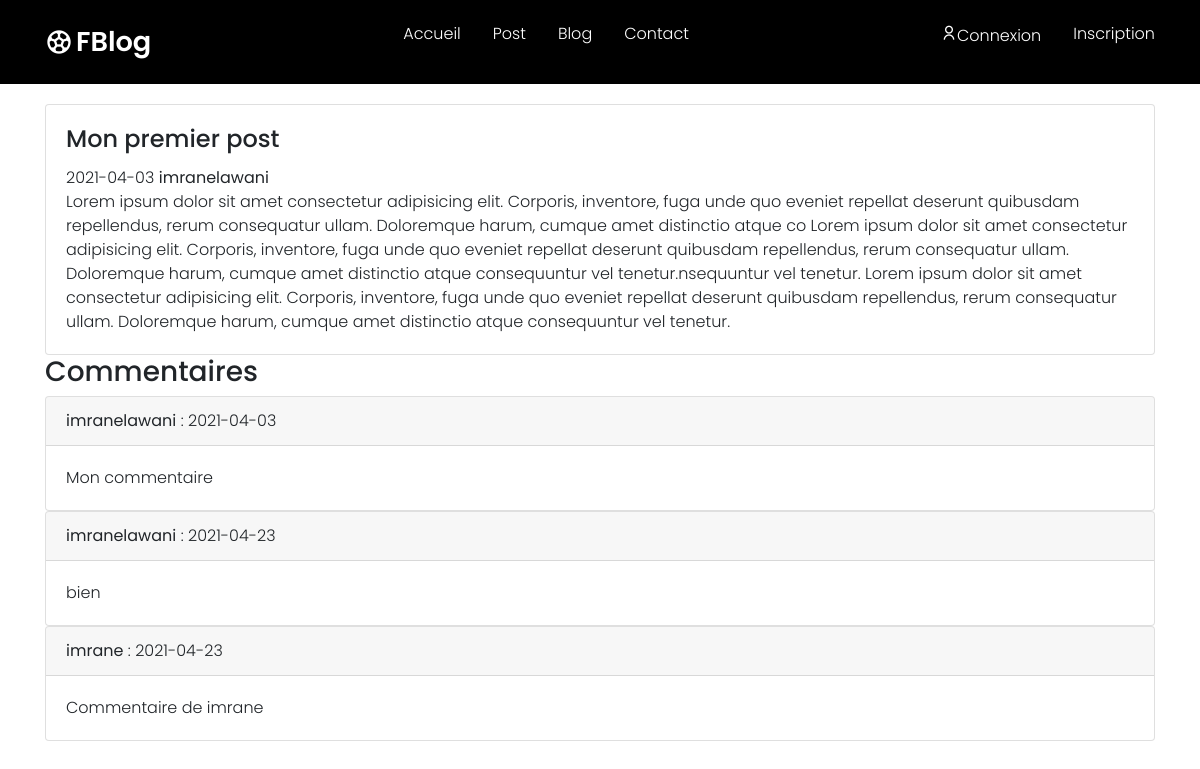
Page /views/post.php?idpost=1 on the committed database.
### tables this page shows
CREATE TABLE `posts` (
  `id` int(11) NOT NULL,
  `title` varchar(250) NOT NULL,
  `content` text NOT NULL,
  `user_id` int(11) NOT NULL,
  `post_date` date NOT NULL
);

CREATE TABLE `users` (
  `id` int(11) NOT NULL,
  `username` varchar(250) NOT NULL,
  `pswd` varchar(50) NOT NULL
);

CREATE TABLE `comments` (
  `id` int(11) NOT NULL,
  `comment` text NOT NULL,
  `post_id` int(11) NOT NULL,
  `user_id` int(11) NOT NULL,
  `date_comment` date NOT NULL
  
);

### controller/controlpost.php (called while the page is built, shortened)
<?php
    if(isset($_GET['idpost'])){
        $postId= $_GET['idpost'];
        $post= getPost($postId, $pdo);
        $comments = getComments($postId, $pdo);
    }
?>

### app/function.php (called while the page is built, shortened)
<?php
function getUser($userId, $pdo){
    $stmt = $pdo->prepare('SELECT * FROM  users WHERE id= :userId');
    $stmt->execute([
        'userId' => $userId,
    ]);
    $user = $stmt->fetch(PDO::FETCH_ASSOC);
    return $user;
}
function getPost($postId, $pdo)
{
    $stmt= $pdo->prepare("SELECT * FROM  posts  WHERE id= :postId");
    $stmt->execute([
        'postId' => $postId,
    ]);
    $post = $stmt->fetch(PDO::FETCH_ASSOC);
    return $post;
}
function getComments($postId, $pdo){
    $stmt= $pdo->prepare("SELECT * FROM  comments  WHERE post_id= :postId");
    $stmt->execute([
        'postId' => $postId,
    ]);
    $comments = $stmt->fetchAll(PDO::FETCH_ASSOC);
    return $comments;
}
?>

### views/post.php (the view, shortened to what this page needs)
<?php
    require('../app/function.php');
    require('../app/dbconnexion.php');
    require('../controller/controlpost.php');
?>
<!doctype html>
<html lang="en">
    <head>
        <link rel="stylesheet" href="https://maxcdn.bootstrapcdn.com/font-awesome/4.7.0/css/font-awesome.min.css">
        <link rel="stylesheet" type="text/css" href="style.css">
        <link rel="stylesheet" type="text/css" href="boutton.css">
        <link href="https://cdn.jsdelivr.net/npm/remixicon@2.5.0/fonts/remixicon.css" rel="stylesheet">
        <link rel="stylesheet" href="https://unpkg.com/boxicons@latest/css/boxicons.min.css">
        <link rel="stylesheet" href="https://stackpath.bootstrapcdn.com/bootstrap/4.3.1/css/bootstrap.min.css">
    </head>
    <body>
        <?php require_once('header.php'); ?>
        <div class="container" style="margin-top: 20px;">
            <div class="card" >
                <div class="card-body">
                    <h4 class="card-title"><?=$post['title'] ?></h4><?=$post['post_date'] ?>
                    <?php $user= getUser($post['user_id'], $pdo); ?>
                    <strong><?=$user['username'] ?></strong>
                    <p class="card-text"><?=$post['content']?></p>
                </div>
            </div>
            <h3>Commentaires</h3>
            <?php foreach($comments as $comment): ?>
            <div class="card">
                <div class="card-header">
                <?php $user= getUser($comment['user_id'], $pdo); ?>
                <strong><?=$user['username'] ?></strong> : <?=$comment['date_comment'] ?>
                </div>
                <div class="card-body">
                    <p class="card-text"><?=$comment['comment'] ?></p>
                </div>
            </div>
            <?php endforeach; ?>
        </div>
    </body>
</html>

### views/style.css (style rules this page uses)
* { padding: 0; margin: 0; box-sizing: bordex-box; text-decoration: none; list-style: none; font-weight: 300; font-family: 'Poppins', sans-serif; }
:root { --bg-color :#000000; --text-color:#000000; --main-color:#ffffff; }
.container { width: 80%; margin: 0 auto; }

### rows in the picture
posts: title "Mon premier post", post_date "2021-04-03", content "Lorem ipsum dolor sit amet consectetur adipisicing elit. Corporis, inventore, fuga unde quo eveniet repellat deserunt quibusdam repellendus, rerum consequatur ullam. Doloremque harum, cumque amet distinctio atque co Lorem ipsum dolor sit amet consectetur adipisicing elit. Corporis, inventore, fuga unde quo eveniet repellat deserunt quibusdam repellendus, rerum consequatur ullam. Doloremque harum, cumque amet distinctio atque consequuntur vel tenetur.nsequuntur vel tenetur. Lorem ipsum dolor sit amet consectetur adipisicing elit. Corporis, inventore, fuga unde quo eveniet repellat deserunt quibusdam repellendus, rerum consequatur ullam. Doloremque harum, cumque amet distinctio atque…"
users: username "imranelawani"
comments: user.username "imranelawani", date_comment "2021-04-03", comment "Mon commentaire"
comments: user.username "imranelawani", date_comment "2021-04-23", comment "bien"
comments: user.username "imrane", date_comment "2021-04-23", comment "Commentaire de imrane"
